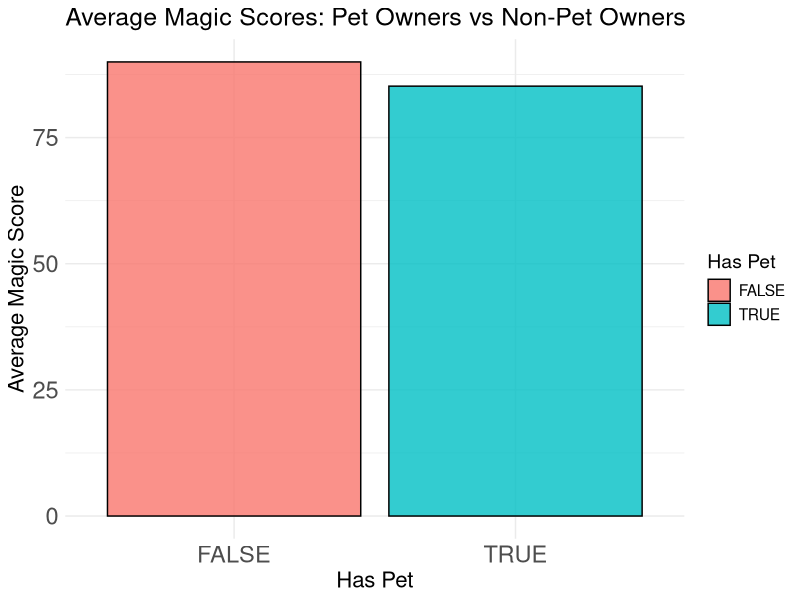

R code for this plot:
## ---- chunk 1
Sys.setlocale("LC_CTYPE", "en_US.UTF-8")
## ---- chunk 2
library(dplyr)
library(ggplot2)
library(gridExtra)
school_data <- read.csv("../datasets/magic_school_grades.csv")

print("🔍 Evidence loaded from magic_school_grades.csv")
head(school_data)
## ---- chunk 3
# TODO: Fill in the ... below to solve the mysteries!

# Create 3 histograms stacked on top of each other
# Magic score
magic_hist <- ggplot(school_data, aes(x = magic_score)) +
  geom_histogram(fill = "#d578f2fc", color = "black", alpha = 0.7) +
  labs(title = "Magic Score Distribution", x = "Magic Score", y = "Count")+
  xlim(0, 100) +
  ylim(0, 18) +
  theme_minimal() +
  theme(text = element_text(size = 14),
        plot.title = element_text(size = 18),
        axis.title = element_text(size = 16),
        axis.text = element_text(size = 17))
## ---- chunk 4
# TODO: Fill in the ... below to solve the mysteries!

# Compare magic scores between pet owners and non-pet owners
pet_comparison <- school_data %>%
  group_by(has_pet) %>%
  summarize(avg_magic = mean(magic_score), count = n())
print(pet_comparison)

# Method 1: Two histograms stacked on top of each other using 2x1 grid
# Filter data for pet owners
pet_owners <- school_data %>% filter(has_pet == TRUE)
non_pet_owners <- school_data %>% filter(has_pet == FALSE)

# Histogram for pet owners
pet_hist <- ggplot(pet_owners, aes(x = magic_score)) +
  geom_histogram(fill = "#87ceeb", color = "black", alpha = 0.7) +
  labs(title = "Magic Scores: Pet Owners", x = "Magic Score", y = "Count") +
  xlim(10, 100) +
  ylim(0, 18) +
  theme_minimal() +
  theme(text = element_text(size = 14),
        plot.title = element_text(size = 18),
        axis.title = element_text(size = 16),
        axis.text = element_text(size = 17))
## ---- chunk 5
# Method 2: Bar plot showing average magic scores
avg_plot <- ggplot(pet_comparison, aes(x = has_pet, y = avg_magic, fill = has_pet)) +
  geom_col(color = "black", alpha = 0.8) +
  labs(title = "Average Magic Scores: Pet Owners vs Non-Pet Owners", 
       x = "Has Pet", y = "Average Magic Score", fill = "Has Pet") +
  theme_minimal() +
  theme(text = element_text(size = 14),
        plot.title = element_text(size = 18),
        axis.title = element_text(size = 16),
        axis.text = element_text(size = 17))
print(avg_plot)
